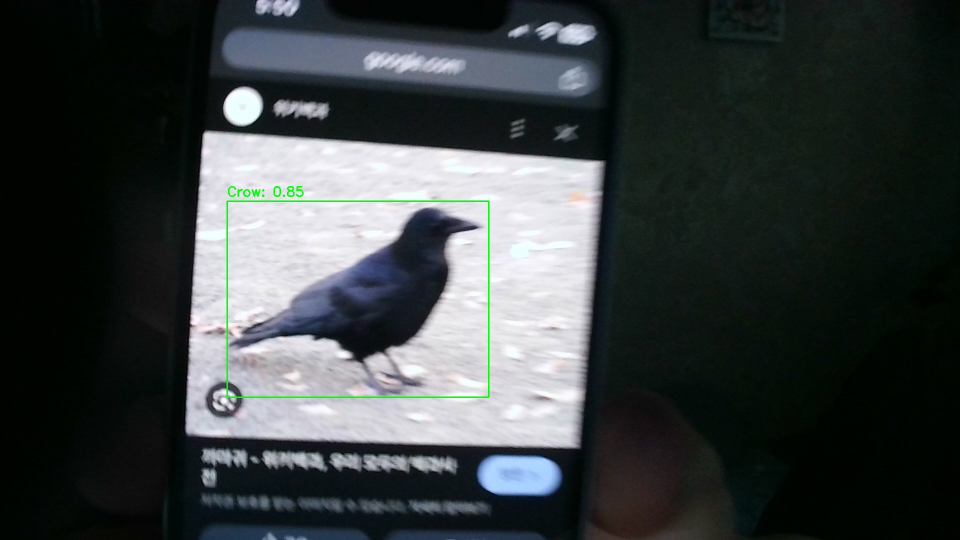
#> input picture images/(2025-07-09 17-50-11 (Crow)).jpg, 1920 x 1080 px, given in place of the camera (shown at 1/2 size)
$ python movement_detection2.py
#> lines starting #> are read from the running program, lines starting #| are printed output that depends on the picture; after the words box and inside, x2 and y2 are one past the last pixel; in counts of white or black regions, pixels touching at a corner belong together

# 움직임을 감지하면 카메라를 해상도를 바꾸어 촬영하는 프로그램
# FHD로 촬영하되, OpenCV로 640x360으로 축소한 뒤
# 이를 배경 제거를 이용해 움직임을 감지하고
# 움직임을 감지한 경우, FHD로 촬영하는 프로그램

import cv2
import time

# ----------------------------- 설정 -----------------------------
FRAME_W, FRAME_H = 1920, 1080               # 원본 프레임 해상도
RESIZE_W, RESIZE_H = 640, 360               # 감지용 프레임 해상도
CAPTURE_INTERVAL = 10                       # 감지 후 저장 최소 간격 (초)
BG_HISTORY = 500                            # 배경 학습 프레임 수
BG_THRESHOLD = 50                           # 배경 차이 민감도
MIN_AREA = 500                              # 움직임 인식 최소 면적

# ----------------------------- 함수 정의 -----------------------------

# 카메라 초기화
def initialize_camera():
    cap = cv2.VideoCapture(0)
    cap.set(cv2.CAP_PROP_FRAME_WIDTH, FRAME_W)
    cap.set(cv2.CAP_PROP_FRAME_HEIGHT, FRAME_H)
    if not cap.isOpened():
        raise IOError("카메라를 열 수 없습니다.")
    return cap

# 배경 제거 초기화. MOG2 방식 이용
def initialize_background_subtractor():
    return cv2.createBackgroundSubtractorMOG2(
        history=BG_HISTORY,
        varThreshold=BG_THRESHOLD,
        detectShadows=True
    )

# 움직임을 감지하는 함수
def detect_motion(frame_small, fgbg):
    fgmask = fgbg.apply(frame_small)
    kernel = cv2.getStructuringElement(cv2.MORPH_ELLIPSE, (3, 3))
    fgmask = cv2.morphologyEx(fgmask, cv2.MORPH_OPEN, kernel)

    contours, _ = cv2.findContours(fgmask, cv2.RETR_EXTERNAL, cv2.CHAIN_APPROX_SIMPLE)

    for cnt in contours:
        area = cv2.contourArea(cnt)
        if area > MIN_AREA:
            x, y, w, h = cv2.boundingRect(cnt)
            cv2.rectangle(frame_small, (x, y), (x+w, y+h), (0, 255, 0), 2)
            return True, fgmask
    return False, fgmask

def save_frame(frame):
    timestamp = int(time.time())
    filename = f"bird_hd_{timestamp}.jpg"
    cv2.imwrite(filename, frame)
    print(f"[INFO] 새 감지됨! 이미지 저장 → {filename}")


# ----------------------------- 메인 루프 -----------------------------
def main():
    cap = initialize_camera()
    fgbg = initialize_background_subtractor()
    last_capture_time = 0

    while True:
        ret, frame = cap.read()
#> frame is the input picture: shape (1080, 1920, 3); mean B, G, R 65, 64.5, 58.9
        if not ret:
            print("[WARN] 프레임 수신 실패")
            break

        frame_small = cv2.resize(frame, (RESIZE_W, RESIZE_H))
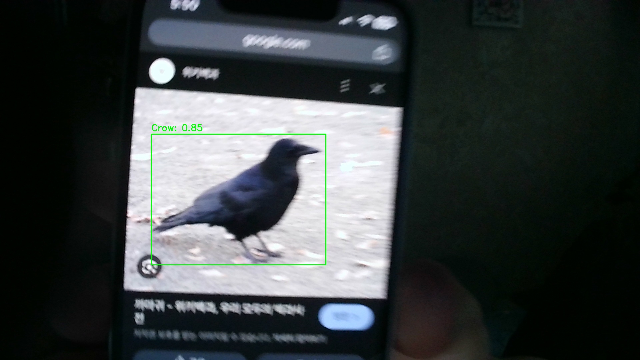
#> frame_small: shape (360, 640, 3); mean B, G, R 65, 64.5, 58.8
        detected, fgmask = detect_motion(frame_small, fgbg)
#> in detect_motion, `fgmask = fgbg.apply(frame_small)`: fgmask: shape (360, 640); every value is 127
#> in detect_motion, `contours, _ = cv2.findContours(fgmask, cv2.RETR_EXTERNAL, cv2.CHAIN_AP..`: contours = [[[0, 0], [0, 359], [639, 359], [639, 0]]]
#> the loop in detect_motion, `for cnt in contours:` made 1 pass
#> (cnt, area, x, y, w, h) on pass 1: ([[0, 0], [0, 359], [639, 359], [639, 0]], 229401, 0, 0, 640, 360)
#> after the loop in detect_motion, `for cnt in contours:`:
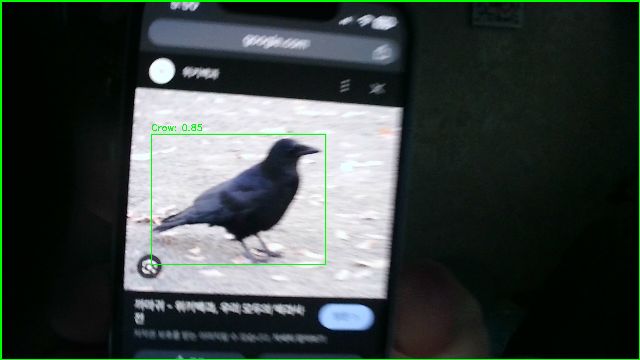
#> frame_small: shape (360, 640, 3); 1.3% of pixels changed, all inside (x1, y1, x2, y2) = (0, 0, 640, 360)
#> detected = True

        if detected and (time.time() - last_capture_time > CAPTURE_INTERVAL):
            save_frame(frame)
            last_capture_time = time.time()

        cv2.imshow("Motion Detection", frame_small)
        cv2.imshow("Foreground Mask", fgmask)

        if cv2.waitKey(1) & 0xFF == ord('q'):
#> (key q is pressed here)
            print("[INFO] 프로그램 종료")
            break

    cap.release()
    cv2.destroyAllWindows()

# ----------------------------- 실행 -----------------------------
if __name__ == "__main__":
    main()


'''
1. 초기화
    1-1. 카메라 설정 (FHD로 열기, 분석에는 resize 사용)
    1-2. 변수 초기화

2. 배경 제거 모델 초기화

3. Main Loop
    3-1. 카메라로부터 FHD 프레임을 받아옴
    3-2. 프레임을 640x360으로 resize (감지용)
    3-3. resize된 프레임에 대해 배경 제거 적용
    3-4. 윤곽선 검출 및 면적 필터링을 통해 움직임 유무 판단
        3-4-1. 조건을 만족하면 detected = True
    3-5. detected == True 이고, interval 이상 시간이 지났다면
        3-5-1. FHD 프레임을 저장 (고해상도 촬영)
        3-5-2. last_time 갱신
    3-6. 디버깅 및 시각화를 위한 화면 출력
    3-7. 종료 키 입력 감지 ('q' 누르면 종료)

4. 정리

'''
